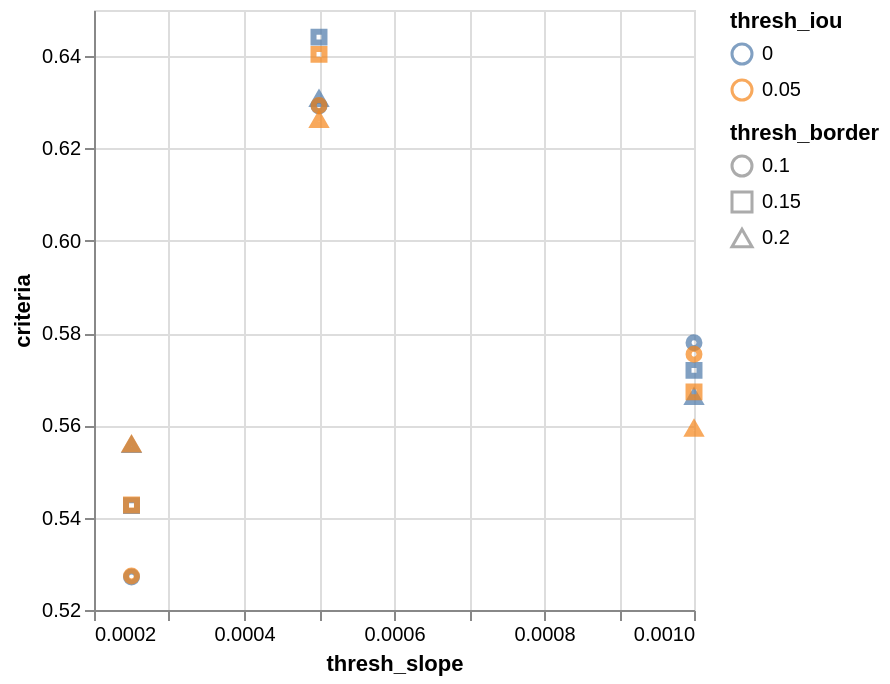

Notebook source saved alongside this figure:
### Code cell
chart = alt.Chart(df).mark_point(strokeWidth=3).encode(
    x=alt.X("thresh_slope:Q",scale=alt.Scale(zero=False)),
    y=alt.Y("criteria:Q",scale=alt.Scale(zero=False)),
    color=alt.Color("thresh_iou:N", title="thresh_iou"),
    shape=alt.Shape("thresh_border:N", title="thresh_border"),
#    tooltip=[ "thresh_slope", "minIoU"]
)
chart.save(f"{config.FOLDER}/parameterstuning.pdf")
chart

### Figure 1 — Vega-Lite specification as saved in the notebook (floating-point values rounded to 4 significant figures)
{"config": {"view": {"continuousWidth": 300, "continuousHeight": 300}}, "data": {"name": "data-7d34025373d71f44b0b435e645d0581f"}, "mark": {"type": "point", "strokeWidth": 3}, "encoding": {"color": {"field": "thresh_iou", "title": "thresh_iou", "type": "nominal"}, "shape": {"field": "thresh_border", "title": "thresh_border", "type": "nominal"}, "x": {"field": "thresh_slope", "scale": {"zero": false}, "type": "quantitative"}, "y": {"field": "criteria", "scale": {"zero": false}, "type": "quantitative"}}, "$schema": "https://vega.github.io/schema/vega-lite/v5.20.1.json", "datasets": {"data-7d34025373d71f44b0b435e645d0581f": [{"thresh_iou": 0.0, "thresh_border": 0.1, "thresh_slope": 0.00025, "criteria": 0.5272}, {"thresh_iou": 0.0, "thresh_border": 0.1, "thresh_slope": 0.0005, "criteria": 0.6292}, {"thresh_iou": 0.0, "thresh_border": 0.1, "thresh_slope": 0.001, "criteria": 0.5779}, {"thresh_iou": 0.0, "thresh_border": 0.15, "thresh_slope": 0.00025, "criteria": 0.5426}, {"thresh_iou": 0.0, "thresh_border": 0.15, "thresh_slope": 0.0005, "criteria": 0.6441}, {"thresh_iou": 0.0, "thresh_border": 0.15, "thresh_slope": 0.001, "criteria": 0.5719}, {"thresh_iou": 0.0, "thresh_border": 0.2, "thresh_slope": 0.00025, "criteria": 0.5557}, {"thresh_iou": 0.0, "thresh_border": 0.2, "thresh_slope": 0.0005, "criteria": 0.6307}, {"thresh_iou": 0.0, "thresh_border": 0.2, "thresh_slope": 0.001, "criteria": 0.5661}, {"thresh_iou": 0.05, "thresh_border": 0.1, "thresh_slope": 0.00025, "criteria": 0.5274}, {"thresh_iou": 0.05, "thresh_border": 0.1, "thresh_slope": 0.0005, "criteria": 0.6293}, {"thresh_iou": 0.05, "thresh_border": 0.1, "thresh_slope": 0.001, "criteria": 0.5754}, {"thresh_iou": 0.05, "thresh_border": 0.15, "thresh_slope": 0.00025, "criteria": 0.5427}, {"thresh_iou": 0.05, "thresh_border": 0.15, "thresh_slope": 0.0005, "criteria": 0.6404}, {"thresh_iou": 0.05, "thresh_border": 0.15, "thresh_slope": 0.001, "criteria": 0.5673}, {"thresh_iou": 0.05, "thresh_border": 0.2, "thresh_slope": 0.00025, "criteria": 0.5558}, {"thresh_iou": 0.05, "thresh_border": 0.2, "thresh_slope": 0.0005, "criteria": 0.6261}, {"thresh_iou": 0.05, "thresh_border": 0.2, "thresh_slope": 0.001, "criteria": 0.5592}]}}
